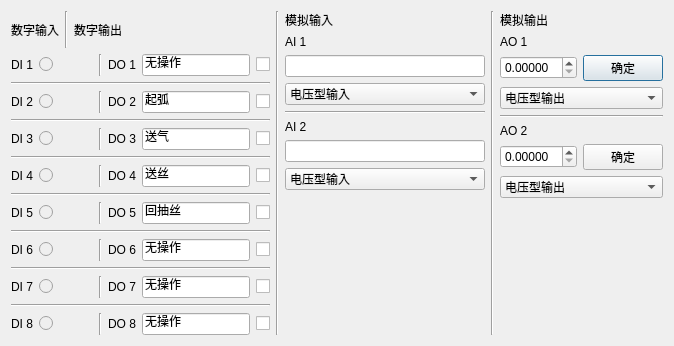
<?xml version="1.0" encoding="UTF-8"?>
<ui version="4.0">
 <class>IOControl</class>
 <widget class="QDialog" name="IOControl">
  <property name="geometry">
   <rect>
    <x>0</x>
    <y>0</y>
    <width>674</width>
    <height>346</height>
   </rect>
  </property>
  <property name="sizePolicy">
   <sizepolicy hsizetype="Fixed" vsizetype="Fixed">
    <horstretch>0</horstretch>
    <verstretch>0</verstretch>
   </sizepolicy>
  </property>
  <property name="windowTitle">
   <string>Dialog</string>
  </property>
  <layout class="QHBoxLayout" name="horizontalLayout_13">
   <item>
    <layout class="QHBoxLayout" name="horizontalLayout_10">
     <item>
      <layout class="QVBoxLayout" name="verticalLayout_5">
       <item>
        <layout class="QHBoxLayout" name="horizontalLayout_9">
         <item>
          <widget class="QLabel" name="label">
           <property name="styleSheet">
            <string notr="true">font: 25 12pt &quot;Adobe 宋体 Std L&quot;;</string>
           </property>
           <property name="text">
            <string>数字输入</string>
           </property>
          </widget>
         </item>
         <item>
          <widget class="Line" name="line_12">
           <property name="orientation">
            <enum>Qt::Vertical</enum>
           </property>
          </widget>
         </item>
         <item>
          <widget class="QLabel" name="label_2">
           <property name="styleSheet">
            <string notr="true">font: 25 12pt &quot;Adobe 宋体 Std L&quot;;</string>
           </property>
           <property name="text">
            <string>数字输出</string>
           </property>
          </widget>
         </item>
         <item>
          <spacer name="horizontalSpacer">
           <property name="orientation">
            <enum>Qt::Horizontal</enum>
           </property>
           <property name="sizeHint" stdset="0">
            <size>
             <width>40</width>
             <height>20</height>
            </size>
           </property>
          </spacer>
         </item>
        </layout>
       </item>
       <item>
        <layout class="QHBoxLayout" name="horizontalLayout">
         <item>
          <widget class="QLabel" name="label_5">
           <property name="text">
            <string>DI 1</string>
           </property>
          </widget>
         </item>
         <item>
          <widget class="QRadioButton" name="radioButton">
           <property name="enabled">
            <bool>false</bool>
           </property>
           <property name="text">
            <string/>
           </property>
          </widget>
         </item>
         <item>
          <spacer name="horizontalSpacer_2">
           <property name="orientation">
            <enum>Qt::Horizontal</enum>
           </property>
           <property name="sizeHint" stdset="0">
            <size>
             <width>40</width>
             <height>20</height>
            </size>
           </property>
          </spacer>
         </item>
         <item>
          <widget class="Line" name="line_20">
           <property name="orientation">
            <enum>Qt::Vertical</enum>
           </property>
          </widget>
         </item>
         <item>
          <widget class="QLabel" name="label_13">
           <property name="text">
            <string>DO 1</string>
           </property>
          </widget>
         </item>
         <item>
          <widget class="QLineEdit" name="lineEdit_DO1_2">
           <property name="sizePolicy">
            <sizepolicy hsizetype="Expanding" vsizetype="Fixed">
             <horstretch>0</horstretch>
             <verstretch>0</verstretch>
            </sizepolicy>
           </property>
           <property name="text">
            <string>无操作</string>
           </property>
          </widget>
         </item>
         <item>
          <widget class="QCheckBox" name="checkBox_DO1">
           <property name="text">
            <string/>
           </property>
          </widget>
         </item>
        </layout>
       </item>
       <item>
        <widget class="Line" name="line_4">
         <property name="orientation">
          <enum>Qt::Horizontal</enum>
         </property>
        </widget>
       </item>
       <item>
        <layout class="QHBoxLayout" name="horizontalLayout_2">
         <item>
          <widget class="QLabel" name="label_6">
           <property name="text">
            <string>DI 2</string>
           </property>
          </widget>
         </item>
         <item>
          <widget class="QRadioButton" name="radioButton_2">
           <property name="enabled">
            <bool>false</bool>
           </property>
           <property name="text">
            <string/>
           </property>
          </widget>
         </item>
         <item>
          <spacer name="horizontalSpacer_3">
           <property name="orientation">
            <enum>Qt::Horizontal</enum>
           </property>
           <property name="sizeHint" stdset="0">
            <size>
             <width>40</width>
             <height>20</height>
            </size>
           </property>
          </spacer>
         </item>
         <item>
          <widget class="Line" name="line_19">
           <property name="orientation">
            <enum>Qt::Vertical</enum>
           </property>
          </widget>
         </item>
         <item>
          <widget class="QLabel" name="label_14">
           <property name="text">
            <string>DO 2</string>
           </property>
          </widget>
         </item>
         <item>
          <widget class="QLineEdit" name="lineEdit_DO2">
           <property name="text">
            <string>起弧</string>
           </property>
          </widget>
         </item>
         <item>
          <widget class="QCheckBox" name="checkBox_DO2">
           <property name="text">
            <string/>
           </property>
          </widget>
         </item>
        </layout>
       </item>
       <item>
        <widget class="Line" name="line_5">
         <property name="orientation">
          <enum>Qt::Horizontal</enum>
         </property>
        </widget>
       </item>
       <item>
        <layout class="QHBoxLayout" name="horizontalLayout_3">
         <item>
          <widget class="QLabel" name="label_7">
           <property name="text">
            <string>DI 3</string>
           </property>
          </widget>
         </item>
         <item>
          <widget class="QRadioButton" name="radioButton_3">
           <property name="enabled">
            <bool>false</bool>
           </property>
           <property name="text">
            <string/>
           </property>
          </widget>
         </item>
         <item>
          <spacer name="horizontalSpacer_4">
           <property name="orientation">
            <enum>Qt::Horizontal</enum>
           </property>
           <property name="sizeHint" stdset="0">
            <size>
             <width>40</width>
             <height>20</height>
            </size>
           </property>
          </spacer>
         </item>
         <item>
          <widget class="Line" name="line_18">
           <property name="orientation">
            <enum>Qt::Vertical</enum>
           </property>
          </widget>
         </item>
         <item>
          <widget class="QLabel" name="label_15">
           <property name="text">
            <string>DO 3</string>
           </property>
          </widget>
         </item>
         <item>
          <widget class="QLineEdit" name="lineEdit_DO3">
           <property name="text">
            <string>送气</string>
           </property>
          </widget>
         </item>
         <item>
          <widget class="QCheckBox" name="checkBox_DO3">
           <property name="text">
            <string/>
           </property>
          </widget>
         </item>
        </layout>
       </item>
       <item>
        <widget class="Line" name="line_6">
         <property name="orientation">
          <enum>Qt::Horizontal</enum>
         </property>
        </widget>
       </item>
       <item>
        <layout class="QHBoxLayout" name="horizontalLayout_4">
         <item>
          <widget class="QLabel" name="label_8">
           <property name="text">
            <string>DI 4</string>
           </property>
          </widget>
         </item>
         <item>
          <widget class="QRadioButton" name="radioButton_4">
           <property name="enabled">
            <bool>false</bool>
           </property>
           <property name="text">
            <string/>
           </property>
          </widget>
         </item>
         <item>
          <spacer name="horizontalSpacer_5">
           <property name="orientation">
            <enum>Qt::Horizontal</enum>
           </property>
           <property name="sizeHint" stdset="0">
            <size>
             <width>40</width>
             <height>20</height>
            </size>
           </property>
          </spacer>
         </item>
         <item>
          <widget class="Line" name="line_17">
           <property name="orientation">
            <enum>Qt::Vertical</enum>
           </property>
          </widget>
         </item>
         <item>
          <widget class="QLabel" name="label_16">
           <property name="text">
            <string>DO 4</string>
           </property>
          </widget>
         </item>
         <item>
          <widget class="QLineEdit" name="lineEdit_DO4">
           <property name="text">
            <string>送丝</string>
           </property>
          </widget>
         </item>
         <item>
          <widget class="QCheckBox" name="checkBox_DO4">
           <property name="text">
            <string/>
           </property>
          </widget>
         </item>
        </layout>
       </item>
       <item>
        <widget class="Line" name="line_7">
         <property name="orientation">
          <enum>Qt::Horizontal</enum>
         </property>
        </widget>
       </item>
       <item>
        <layout class="QHBoxLayout" name="horizontalLayout_5">
         <item>
          <widget class="QLabel" name="label_9">
           <property name="text">
            <string>DI 5</string>
           </property>
          </widget>
         </item>
         <item>
          <widget class="QRadioButton" name="radioButton_5">
           <property name="enabled">
            <bool>false</bool>
           </property>
           <property name="text">
            <string/>
           </property>
          </widget>
         </item>
         <item>
          <spacer name="horizontalSpacer_6">
           <property name="orientation">
            <enum>Qt::Horizontal</enum>
           </property>
           <property name="sizeHint" stdset="0">
            <size>
             <width>40</width>
             <height>20</height>
            </size>
           </property>
          </spacer>
         </item>
         <item>
          <widget class="Line" name="line_16">
           <property name="orientation">
            <enum>Qt::Vertical</enum>
           </property>
          </widget>
         </item>
         <item>
          <widget class="QLabel" name="label_17">
           <property name="text">
            <string>DO 5</string>
           </property>
          </widget>
         </item>
         <item>
          <widget class="QLineEdit" name="lineEdit_DO5">
           <property name="text">
            <string>回抽丝</string>
           </property>
          </widget>
         </item>
         <item>
          <widget class="QCheckBox" name="checkBox_DO5">
           <property name="text">
            <string/>
           </property>
          </widget>
         </item>
        </layout>
       </item>
       <item>
        <widget class="Line" name="line_8">
         <property name="orientation">
          <enum>Qt::Horizontal</enum>
         </property>
        </widget>
       </item>
       <item>
        <layout class="QHBoxLayout" name="horizontalLayout_6">
         <item>
          <widget class="QLabel" name="label_10">
           <property name="text">
            <string>DI 6</string>
           </property>
          </widget>
         </item>
         <item>
          <widget class="QRadioButton" name="radioButton_6">
           <property name="enabled">
            <bool>false</bool>
           </property>
           <property name="text">
            <string/>
           </property>
          </widget>
         </item>
         <item>
          <spacer name="horizontalSpacer_7">
           <property name="orientation">
            <enum>Qt::Horizontal</enum>
           </property>
           <property name="sizeHint" stdset="0">
            <size>
             <width>40</width>
             <height>20</height>
            </size>
           </property>
          </spacer>
         </item>
         <item>
          <widget class="Line" name="line_15">
           <property name="orientation">
            <enum>Qt::Vertical</enum>
           </property>
          </widget>
         </item>
         <item>
          <widget class="QLabel" name="label_18">
           <property name="text">
            <string>DO 6</string>
           </property>
          </widget>
         </item>
         <item>
          <widget class="QLineEdit" name="lineEdit_DO6">
           <property name="text">
            <string>无操作</string>
           </property>
          </widget>
         </item>
         <item>
          <widget class="QCheckBox" name="checkBox_DO6">
           <property name="text">
            <string/>
           </property>
          </widget>
         </item>
        </layout>
       </item>
       <item>
        <widget class="Line" name="line_9">
         <property name="orientation">
          <enum>Qt::Horizontal</enum>
         </property>
        </widget>
       </item>
       <item>
        <layout class="QHBoxLayout" name="horizontalLayout_7">
         <item>
          <widget class="QLabel" name="label_12">
           <property name="text">
            <string>DI 7</string>
           </property>
          </widget>
         </item>
         <item>
          <widget class="QRadioButton" name="radioButton_7">
           <property name="enabled">
            <bool>false</bool>
           </property>
           <property name="text">
            <string/>
           </property>
          </widget>
         </item>
         <item>
          <spacer name="horizontalSpacer_8">
           <property name="orientation">
            <enum>Qt::Horizontal</enum>
           </property>
           <property name="sizeHint" stdset="0">
            <size>
             <width>40</width>
             <height>20</height>
            </size>
           </property>
          </spacer>
         </item>
         <item>
          <widget class="Line" name="line_14">
           <property name="orientation">
            <enum>Qt::Vertical</enum>
           </property>
          </widget>
         </item>
         <item>
          <widget class="QLabel" name="label_19">
           <property name="text">
            <string>DO 7</string>
           </property>
          </widget>
         </item>
         <item>
          <widget class="QLineEdit" name="lineEdit_DO7">
           <property name="text">
            <string>无操作</string>
           </property>
          </widget>
         </item>
         <item>
          <widget class="QCheckBox" name="checkBox_DO7">
           <property name="text">
            <string/>
           </property>
          </widget>
         </item>
        </layout>
       </item>
       <item>
        <widget class="Line" name="line_10">
         <property name="orientation">
          <enum>Qt::Horizontal</enum>
         </property>
        </widget>
       </item>
       <item>
        <layout class="QHBoxLayout" name="horizontalLayout_8">
         <item>
          <widget class="QLabel" name="label_11">
           <property name="text">
            <string>DI 8</string>
           </property>
          </widget>
         </item>
         <item>
          <widget class="QRadioButton" name="radioButton_8">
           <property name="enabled">
            <bool>false</bool>
           </property>
           <property name="text">
            <string/>
           </property>
          </widget>
         </item>
         <item>
          <spacer name="horizontalSpacer_9">
           <property name="orientation">
            <enum>Qt::Horizontal</enum>
           </property>
           <property name="sizeHint" stdset="0">
            <size>
             <width>40</width>
             <height>20</height>
            </size>
           </property>
          </spacer>
         </item>
         <item>
          <widget class="Line" name="line_13">
           <property name="orientation">
            <enum>Qt::Vertical</enum>
           </property>
          </widget>
         </item>
         <item>
          <widget class="QLabel" name="label_20">
           <property name="text">
            <string>DO 8</string>
           </property>
          </widget>
         </item>
         <item>
          <widget class="QLineEdit" name="lineEdit_DO8">
           <property name="text">
            <string>无操作</string>
           </property>
          </widget>
         </item>
         <item>
          <widget class="QCheckBox" name="checkBox_DO8">
           <property name="text">
            <string/>
           </property>
          </widget>
         </item>
        </layout>
       </item>
      </layout>
     </item>
     <item>
      <widget class="Line" name="line_2">
       <property name="orientation">
        <enum>Qt::Vertical</enum>
       </property>
      </widget>
     </item>
     <item>
      <layout class="QVBoxLayout" name="verticalLayout_6">
       <item>
        <widget class="QLabel" name="label_3">
         <property name="styleSheet">
          <string notr="true">font: 25 12pt &quot;Adobe 宋体 Std L&quot;;</string>
         </property>
         <property name="text">
          <string>模拟输入</string>
         </property>
        </widget>
       </item>
       <item>
        <layout class="QVBoxLayout" name="verticalLayout">
         <item>
          <widget class="QLabel" name="label_21">
           <property name="text">
            <string>AI 1</string>
           </property>
          </widget>
         </item>
         <item>
          <widget class="QLineEdit" name="lineEdit_AI1">
           <property name="readOnly">
            <bool>true</bool>
           </property>
          </widget>
         </item>
         <item>
          <widget class="QComboBox" name="comboBox">
           <item>
            <property name="text">
             <string>电压型输入</string>
            </property>
           </item>
           <item>
            <property name="text">
             <string>电流型输入</string>
            </property>
           </item>
          </widget>
         </item>
        </layout>
       </item>
       <item>
        <widget class="Line" name="line">
         <property name="orientation">
          <enum>Qt::Horizontal</enum>
         </property>
        </widget>
       </item>
       <item>
        <layout class="QVBoxLayout" name="verticalLayout_3">
         <item>
          <widget class="QLabel" name="label_22">
           <property name="text">
            <string>AI 2</string>
           </property>
          </widget>
         </item>
         <item>
          <widget class="QLineEdit" name="lineEdit_AI2">
           <property name="readOnly">
            <bool>true</bool>
           </property>
          </widget>
         </item>
         <item>
          <widget class="QComboBox" name="comboBox_2">
           <item>
            <property name="text">
             <string>电压型输入</string>
            </property>
           </item>
           <item>
            <property name="text">
             <string>电流型输入</string>
            </property>
           </item>
          </widget>
         </item>
         <item>
          <spacer name="verticalSpacer">
           <property name="orientation">
            <enum>Qt::Vertical</enum>
           </property>
           <property name="sizeHint" stdset="0">
            <size>
             <width>20</width>
             <height>40</height>
            </size>
           </property>
          </spacer>
         </item>
        </layout>
       </item>
      </layout>
     </item>
     <item>
      <widget class="Line" name="line_11">
       <property name="orientation">
        <enum>Qt::Vertical</enum>
       </property>
      </widget>
     </item>
     <item>
      <layout class="QVBoxLayout" name="verticalLayout_7">
       <item>
        <widget class="QLabel" name="label_4">
         <property name="styleSheet">
          <string notr="true">font: 25 12pt &quot;Adobe 宋体 Std L&quot;;</string>
         </property>
         <property name="text">
          <string>模拟输出</string>
         </property>
        </widget>
       </item>
       <item>
        <layout class="QVBoxLayout" name="verticalLayout_2">
         <item>
          <widget class="QLabel" name="label_23">
           <property name="text">
            <string>AO 1</string>
           </property>
          </widget>
         </item>
        </layout>
       </item>
       <item>
        <layout class="QHBoxLayout" name="horizontalLayout_12">
         <item>
          <widget class="QDoubleSpinBox" name="doubleSpinBox_AO1">
           <property name="decimals">
            <number>5</number>
           </property>
           <property name="singleStep">
            <double>0.001000000000000</double>
           </property>
          </widget>
         </item>
         <item>
          <widget class="QPushButton" name="pushButton_AO1OK">
           <property name="text">
            <string>确定</string>
           </property>
          </widget>
         </item>
        </layout>
       </item>
       <item>
        <widget class="QComboBox" name="comboBox_3">
         <item>
          <property name="text">
           <string>电压型输出</string>
          </property>
         </item>
         <item>
          <property name="text">
           <string>电流型输出</string>
          </property>
         </item>
        </widget>
       </item>
       <item>
        <widget class="Line" name="line_3">
         <property name="orientation">
          <enum>Qt::Horizontal</enum>
         </property>
        </widget>
       </item>
       <item>
        <layout class="QVBoxLayout" name="verticalLayout_4">
         <item>
          <widget class="QLabel" name="label_24">
           <property name="text">
            <string>AO 2</string>
           </property>
          </widget>
         </item>
         <item>
          <layout class="QHBoxLayout" name="horizontalLayout_11">
           <item>
            <widget class="QDoubleSpinBox" name="doubleSpinBox_AO2">
             <property name="decimals">
              <number>5</number>
             </property>
             <property name="singleStep">
              <double>0.001000000000000</double>
             </property>
            </widget>
           </item>
           <item>
            <widget class="QPushButton" name="pushButton_AO2OK">
             <property name="text">
              <string>确定</string>
             </property>
            </widget>
           </item>
          </layout>
         </item>
         <item>
          <widget class="QComboBox" name="comboBox_4">
           <item>
            <property name="text">
             <string>电压型输出</string>
            </property>
           </item>
           <item>
            <property name="text">
             <string>电流型输出</string>
            </property>
           </item>
          </widget>
         </item>
         <item>
          <spacer name="verticalSpacer_2">
           <property name="orientation">
            <enum>Qt::Vertical</enum>
           </property>
           <property name="sizeHint" stdset="0">
            <size>
             <width>20</width>
             <height>40</height>
            </size>
           </property>
          </spacer>
         </item>
        </layout>
       </item>
      </layout>
     </item>
    </layout>
   </item>
  </layout>
 </widget>
 <resources/>
 <connections/>
</ui>
